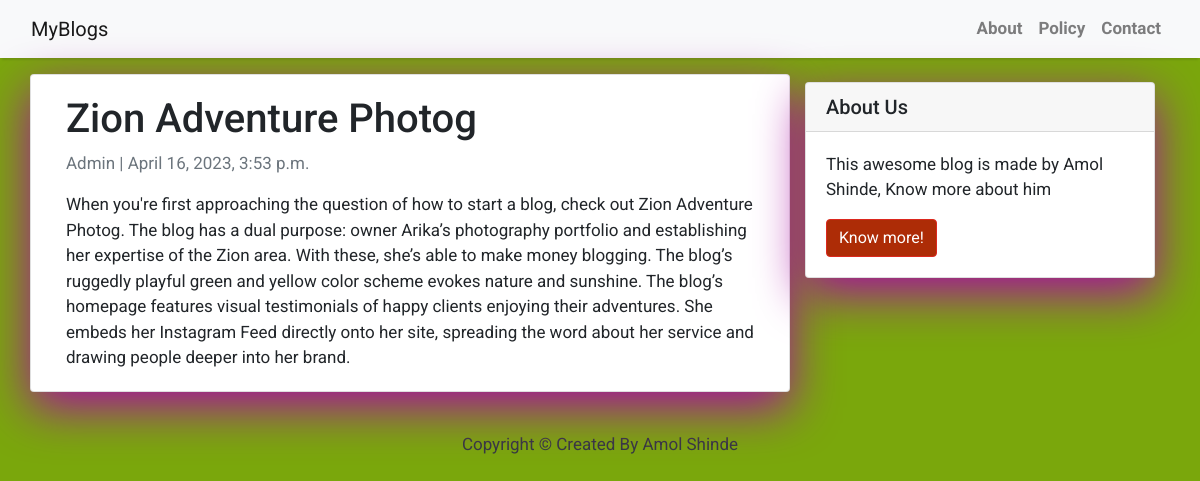
Page /test/ on the committed database.
### Blog/models.py (models this page shows, shortened)
class Post(models.Model):
    title = models.CharField(max_length=200, unique=True)
    slug = models.SlugField(max_length=200, unique=True)
    author = models.ForeignKey(User, on_delete= models.CASCADE,related_name='blog_posts')
    updated_on = models.DateTimeField(auto_now= True)
    content = models.TextField()
    created_on = models.DateTimeField(auto_now_add=True)
    status = models.IntegerField(choices=STATUS, default=0)
    class Meta:
        ordering = ['-created_on']

### Blog/views.py (the view)
# urls.py: path('<slug:slug>/', views.PostDetail.as_view(), name='post_detail')
class PostDetail(generic.DetailView):
    model = Post
    template_name = 'post_detail.html'

### templates/post_detail.html
{% extends 'base.html' %} {% block content %}
<div class="container">
  <div class="row">
    <div class="col-md-8 card mb-4  mt-3 left  top">
      <div class="card-body">
        <h1>{% block title %} {{ object.title }} {% endblock title %}</h1>
        <p class=" text-muted">{{ post.author }} | {{ post.created_on }}</p>
        <p class="card-text ">{{ object.content | safe }}</p>
      </div>
    </div>
    {% block sidebar %} {% include 'sidebar.html' %} {% endblock sidebar %}
  </div>
</div>
{% endblock content %}

### templates/base.html (style rules this page uses)
body { font-family: "Roboto", sans-serif; font-size: 17px; background-color: #7AA70C; }

### templates/sidebar.html (style rules this page uses)
.card { box-shadow: 0 16px 48px #A70CA0; }

### rows in the picture
Post: title "Zion Adventure Photog", author "Admin", created_on "April 16, 2023, 3:53 p.m.", content "When you're first approaching the question of how to start a blog, check out Zion Adventure Photog. The blog has a dual purpose: owner Arika’s photography portfolio and establishing her expertise of the Zion area. With these, she’s able to make money blogging. The blog’s ruggedly playful green and yellow color scheme evokes nature and sunshine. The blog’s homepage features visual testimonials of happy clients enjoying their adventures. She embeds her Instagram Feed directly onto her site, spreading the word about her service and drawing people deeper into her brand."
